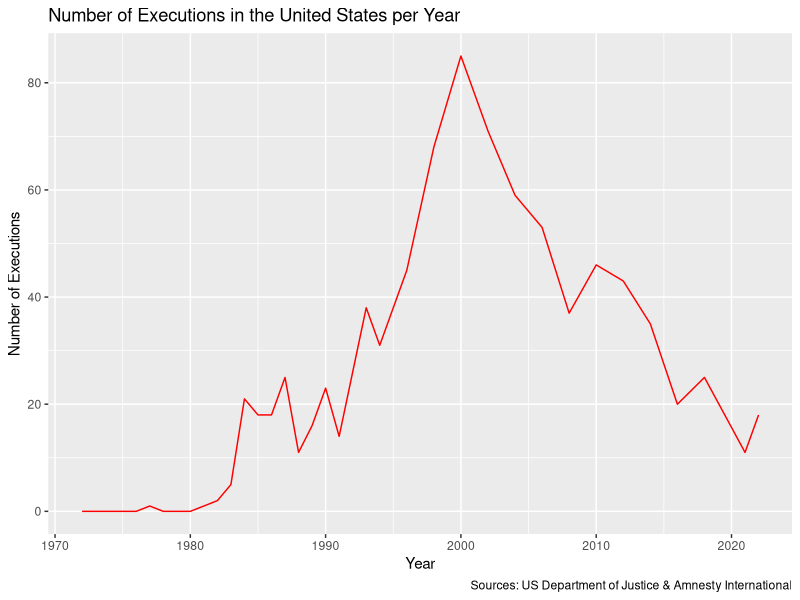
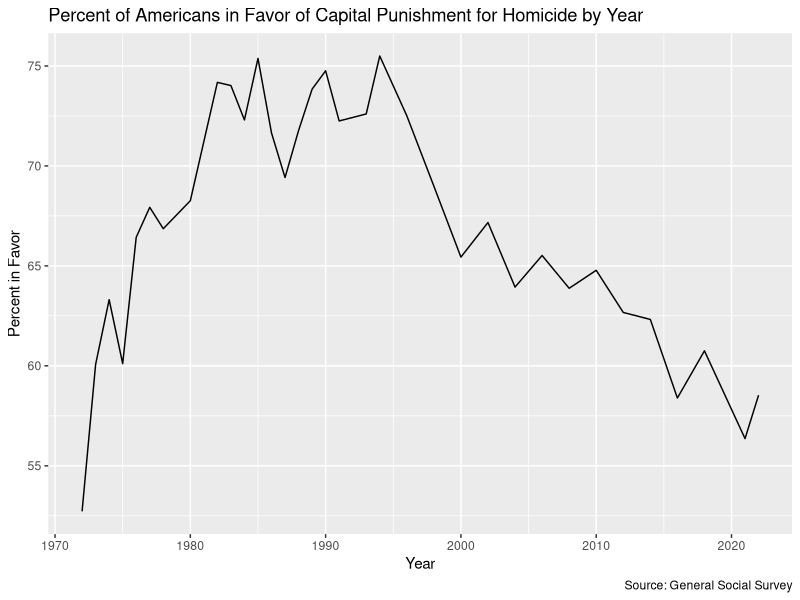
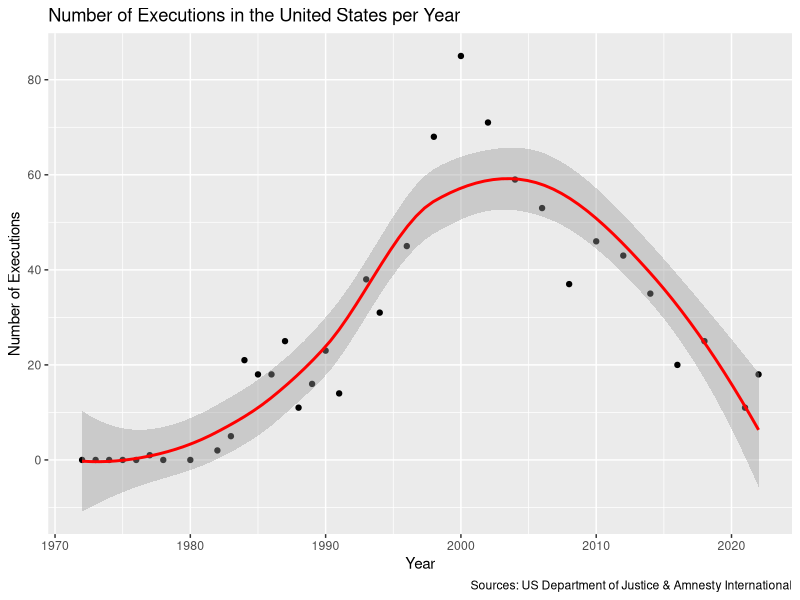
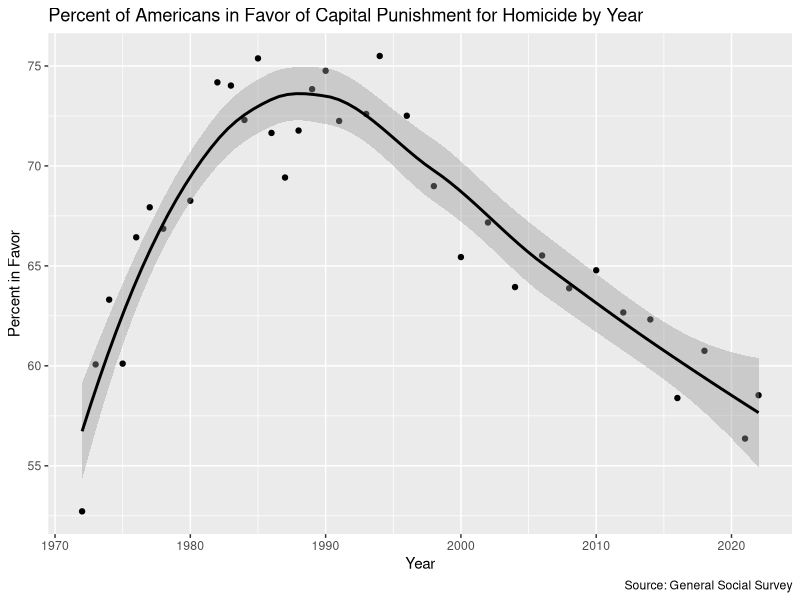

The R script that drew these images, in order:
## ---- chunk 1
library(tidyverse)
library(dplyr)
cappun <- read_csv("cappun.csv")

cappun_plot_1 <- ggplot(data = cappun, mapping = aes(x = Year, y = Number_Executions)) + geom_line(color = "red") +
  labs(x = "Year", y = "Number of Executions", title = "Number of Executions in the United States per Year", caption = "Sources: US Department of Justice & Amnesty International")

cappun_plot_2 <- ggplot(data = cappun, mapping = aes(x = Year, y = Percent_Support)) + geom_line() +
  labs(x = "Year", y = "Percent in Favor", title = "Percent of Americans in Favor of Capital Punishment for Homicide by Year", caption = "Source: General Social Survey")

cappun_plot_3 <- ggplot(data = cappun,
mapping = aes(x = Year, y = Number_Executions)) +
geom_point() +
geom_smooth(color = "red") +
  labs(x = "Year", y = "Number of Executions", title = "Number of Executions in the United States per Year", caption = "Sources: US Department of Justice & Amnesty International")

cappun_plot_4 <- ggplot(data = cappun,
mapping = aes(x = Year, y = Percent_Support)) +
geom_point() +
geom_smooth(color = "black") +
    labs(x = "Year", y = "Percent in Favor", title = "Percent of Americans in Favor of Capital Punishment for Homicide by Year", caption = "Source: General Social Survey")
  

cappun_plot_1
cappun_plot_2
cappun_plot_3
cappun_plot_4
